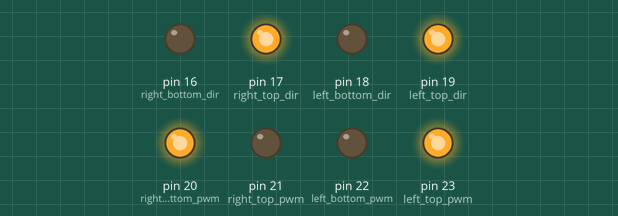
Simulated run of this sketch. Board: Arduino Mega 2560, built with avr-gcc and run on an emulated ATmega2560. Parts: output pins drawn as LEDs (lit = HIGH). What the sketch prints to the serial monitor is not drawn.

Above: at 11.0 s.
At 13.0 s:
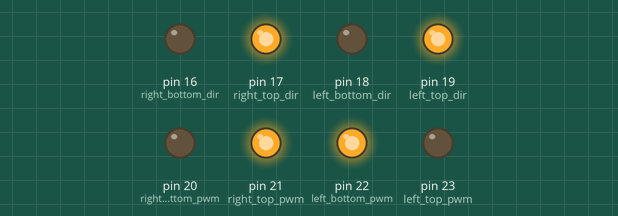
Timing chart, 0 to 17.0 s (numbered marks = the images above):
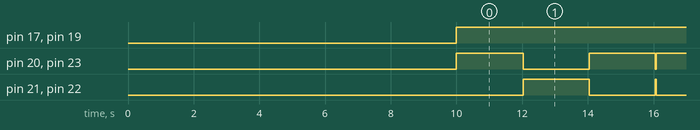

Measured:
- by itself, pin 17 (right_top_dir), pin 19 (left_top_dir): LOW → HIGH at 10.0 s
- by itself, pin 20 (right_bottom_pwm), pin 23 (left_top_pwm): repeats every 6.1 s: LOW 2.0 s, HIGH 2.0 s, LOW 0.02 s, HIGH 2.0 s
- by itself, pin 21 (right_top_pwm), pin 22 (left_bottom_pwm): repeats every 6.1 s: LOW 2.0 s, HIGH 0.02 s, LOW 2.0 s, HIGH 2.0 s

The sketch:

Holonomic_Auto.ino
```cpp
#define left_top_pwm 23
#define left_bottom_pwm 22
#define right_top_pwm 21
#define right_bottom_pwm 20
#define left_top_dir 19
#define left_bottom_dir 18
#define right_top_dir 17
#define right_bottom_dir 16

bool clockwise = HIGH;
int Speed = 40;
void setup() {
  pinMode(left_top_pwm, OUTPUT);
  pinMode(left_top_dir, OUTPUT);
  pinMode(left_bottom_pwm, OUTPUT);
  pinMode(left_bottom_dir, OUTPUT);
  pinMode(right_top_pwm, OUTPUT);
  pinMode(right_top_dir, OUTPUT);
  pinMode(right_bottom_pwm, OUTPUT);
  pinMode(right_bottom_dir, OUTPUT);
  Serial.begin(9600);
  delay(10000);
}

void loop() {
  unsigned long Time = 0;
  unsigned long last_time = 0;
  while (Time - last_time < 2000)
  {
    diagonal_left(true);
    Time = millis();
  }
  last_time = Time;
  while (Time - last_time < 2000)
  {
    diagonal_right(true);
    Time = millis();
  }
  last_time = Time;
  while (Time - last_time < 2000)
  {
    diagonal_left(true);
    Time = millis();
  }
  last_time = Time;
  while (Time - last_time < 2000)
  {
    diagonal_right(true);
    Time = millis();
  }
}
void forward()
{
  digitalWrite(left_top_dir, clockwise);
  digitalWrite(right_top_dir, !clockwise);
  digitalWrite(left_bottom_dir, clockwise);
  digitalWrite(right_bottom_dir, !clockwise);

  Serial.println("Forward");
  digitalWrite(left_top_pwm, Speed);
  digitalWrite(left_bottom_pwm, Speed);
  digitalWrite(right_top_pwm, Speed);
  digitalWrite(right_bottom_pwm, Speed);
}
void backward()
{
  digitalWrite(left_top_dir, !clockwise);
  digitalWrite(right_top_dir, clockwise);
  digitalWrite(left_bottom_dir, !clockwise);
  digitalWrite(right_bottom_dir, clockwise);

  Serial.println("Backward");
  digitalWrite(left_top_pwm, Speed);
  digitalWrite(left_bottom_pwm, Speed);
  digitalWrite(right_top_pwm, Speed);
  digitalWrite(right_bottom_pwm, Speed);
}
void left()
{
  digitalWrite(left_top_dir, !clockwise);
  digitalWrite(right_top_dir, !clockwise);
  digitalWrite(left_bottom_dir, clockwise);
  digitalWrite(right_bottom_dir, clockwise);

  Serial.println("Left");
  digitalWrite(left_top_pwm, Speed);
  digitalWrite(left_bottom_pwm, Speed);
  digitalWrite(right_top_pwm, Speed);
  digitalWrite(right_bottom_pwm, Speed);
}
void right()
{
  digitalWrite(left_top_dir, clockwise);
  digitalWrite(right_top_dir, clockwise);
  digitalWrite(left_bottom_dir, !clockwise);
  digitalWrite(right_bottom_dir, !clockwise);

  Serial.println("Right");
  digitalWrite(left_top_pwm, Speed);
  digitalWrite(left_bottom_pwm, Speed);
  digitalWrite(right_top_pwm, Speed);
  digitalWrite(right_bottom_pwm, Speed);
}
void diagonal_left(bool flag)
{
  if (flag)
  {
    digitalWrite(left_top_dir, clockwise);
    digitalWrite(right_top_dir, clockwise);
    digitalWrite(left_bottom_dir, !clockwise);
    digitalWrite(right_bottom_dir, !clockwise);

    Serial.println("Diagonal Left Forward");
    digitalWrite(left_top_pwm, 0);
    digitalWrite(left_bottom_pwm, Speed);
    digitalWrite(right_top_pwm, Speed);
    digitalWrite(right_bottom_pwm, 0);
  }
  if (!flag)
  {
    digitalWrite(left_top_dir, !clockwise);
    digitalWrite(right_top_dir, !clockwise);
    digitalWrite(left_bottom_dir, clockwise);
    digitalWrite(right_bottom_dir, clockwise);

    Serial.println("Diagonal Left Backward");
    digitalWrite(left_top_pwm, 0);
    digitalWrite(left_bottom_pwm, Speed);
    digitalWrite(right_top_pwm, Speed);
    digitalWrite(right_bottom_pwm, 0);
  }
}
void diagonal_right(bool flag)
{
  if (flag)
  {
    digitalWrite(left_top_dir, clockwise);
    digitalWrite(right_top_dir, clockwise);
    digitalWrite(left_bottom_dir, !clockwise);
    digitalWrite(right_bottom_dir, !clockwise);

    Serial.println("Diagonal Right Forward");
    digitalWrite(left_top_pwm, Speed);
    digitalWrite(left_bottom_pwm, 0);
    digitalWrite(right_top_pwm, 0);
    digitalWrite(right_bottom_pwm, Speed);
  }
  if (!flag)
  {
    digitalWrite(left_top_dir, !clockwise);
    digitalWrite(right_top_dir, !clockwise);
    digitalWrite(left_bottom_dir, clockwise);
    digitalWrite(right_bottom_dir, clockwise);

    Serial.println("Diagonal Right Backward");
    digitalWrite(left_top_pwm, Speed);
    digitalWrite(left_bottom_pwm, 0);
    digitalWrite(right_top_pwm, 0);
    digitalWrite(right_bottom_pwm, Speed);
  }
}
```
